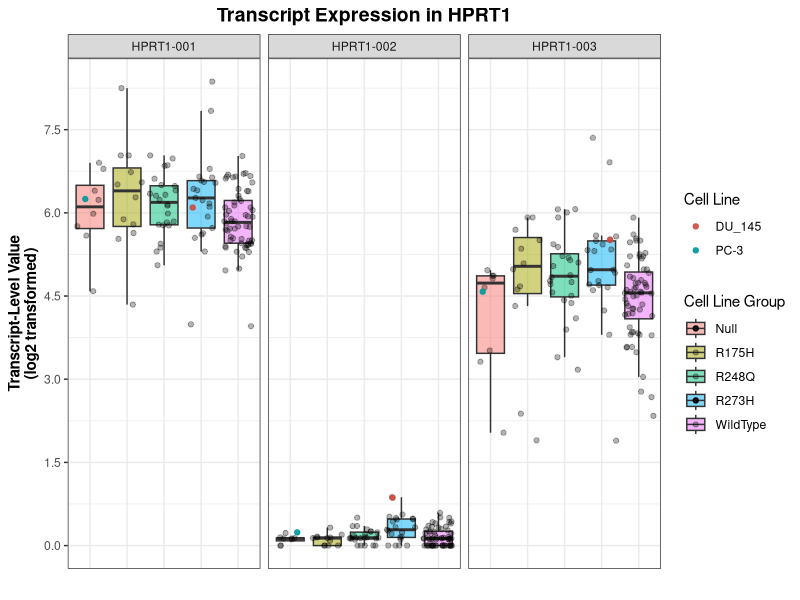
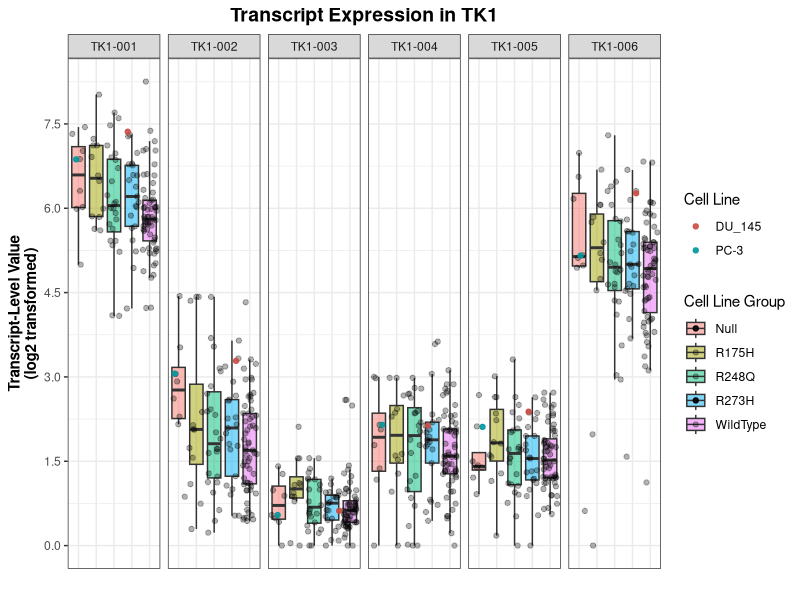
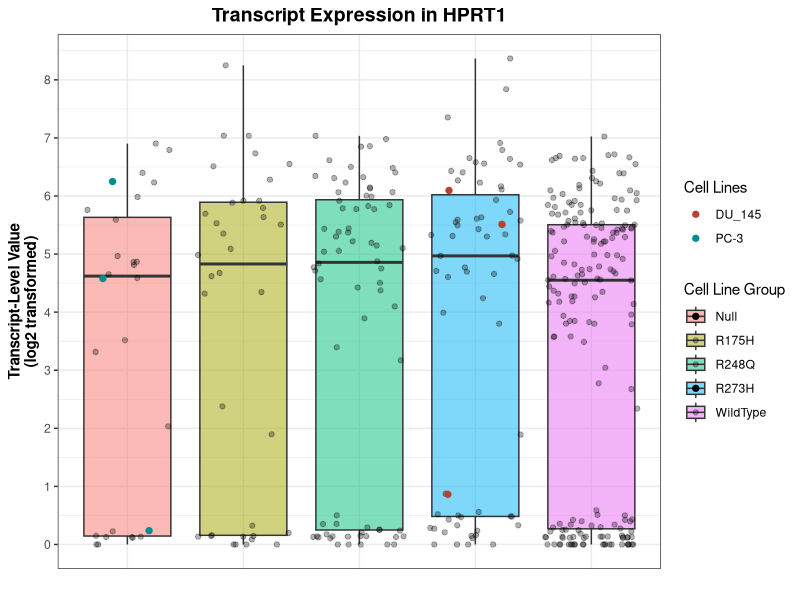
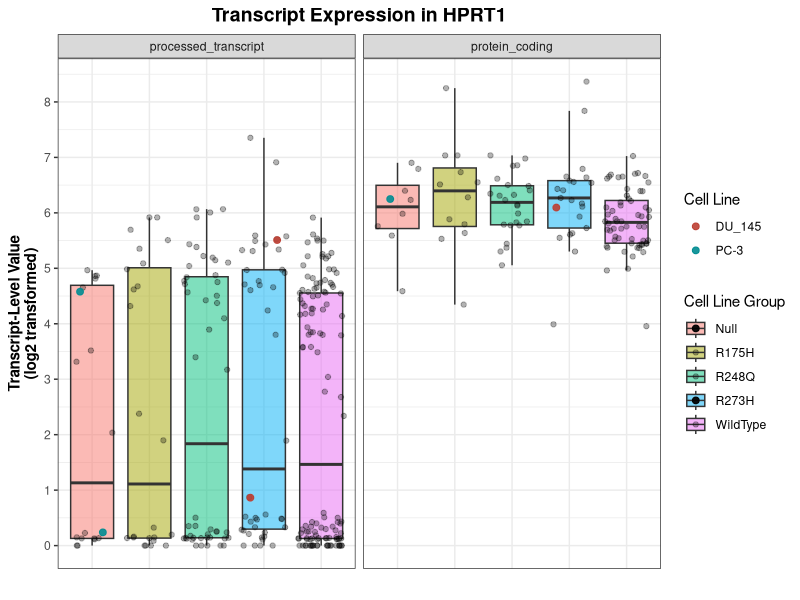
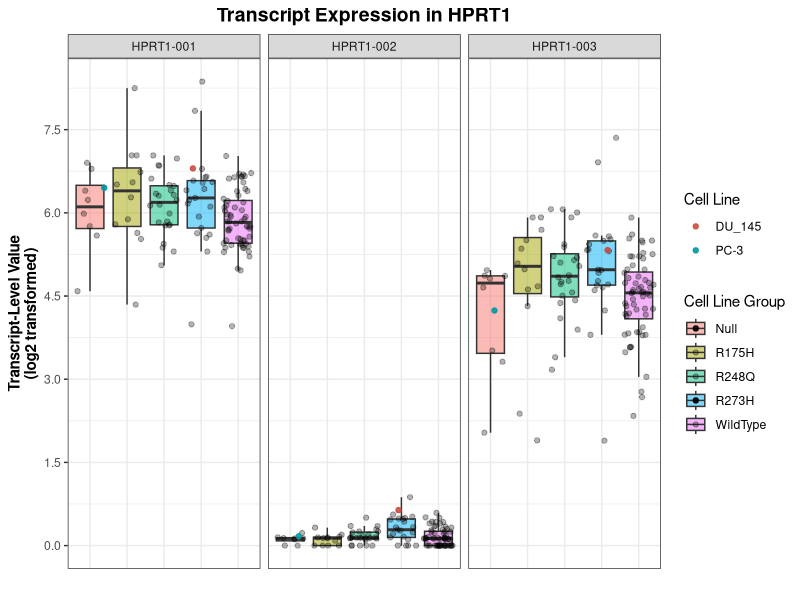
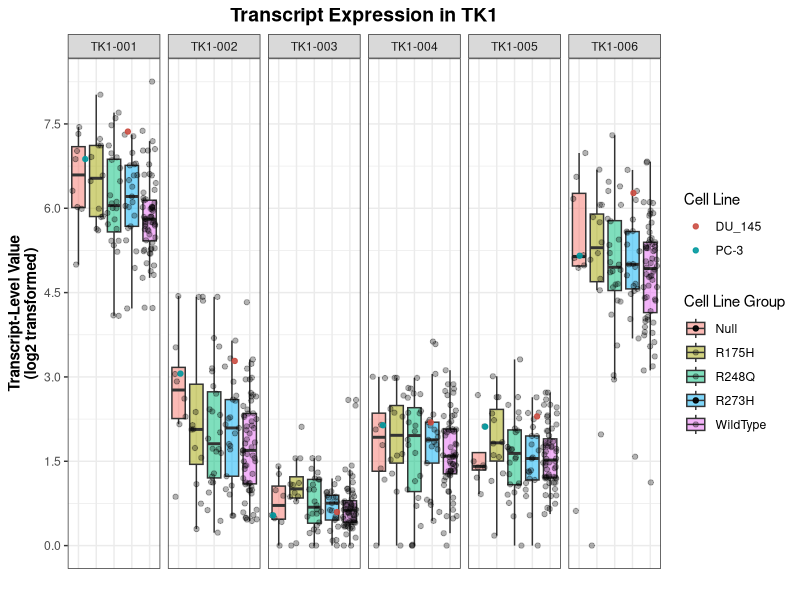
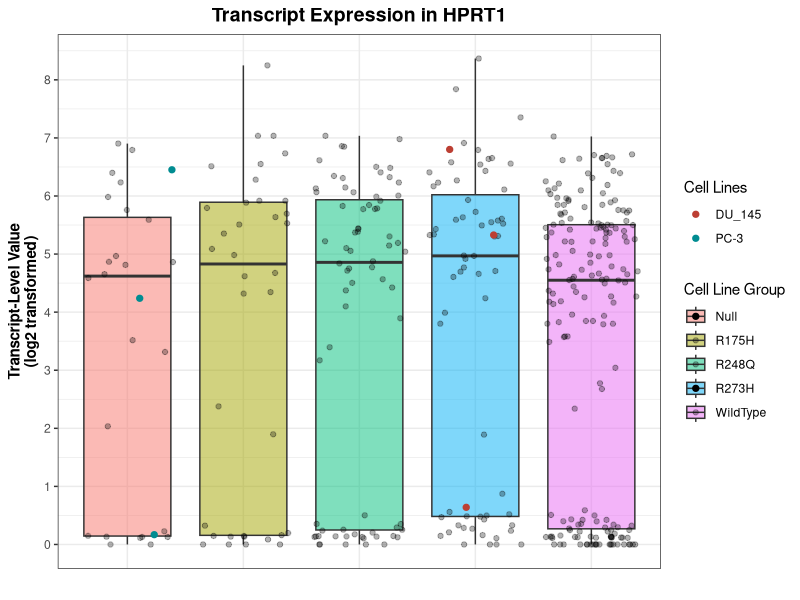

The R script that drew these images, in order: (Note: this script raises an error after producing the figures.)
## ---- chunk 1
library(rmarkdown)
library(tidyverse)
library(ggplot2)
library(dplyr)
require(readr)
library(knitr)
## ---- chunk 2
# Read trimmed data as dataframe
CCLE_data <- as.data.frame(read_tsv("./transcripts_HPRT1_TK1.tsv")) 

# log2 transform transcript expression values
CCLE_data[, "Value"] <- log2(CCLE_data[, "Value"] + 1)

# Function that filters data by transcript ID
filter_by_ID <- function(df, transcriptID) {
  filtered_data <- filter(df, TranscriptID == transcriptID)
  return(filtered_data)
}

# Create new dataframes based on gene and transcript ID
# HPRT1
HPRT1 <- filter(CCLE_data, Gene == "HPRT1")
transcripts_HPRT1 <- unique(HPRT1$TranscriptID)  # Get transcript IDs in HPRT1

for (transcript in transcripts_HPRT1) {
  new_df <- gsub("-", "_", transcript)
  assign(new_df, filter_by_ID(HPRT1, transcript))
}

# TK1
TK1 <- filter(CCLE_data, Gene == "TK1")
transcripts_TK1 <- unique(TK1$TranscriptID)  # Get transcript IDs in TK1

for (transcript in transcripts_TK1) {
  new_df <- gsub("-", "_", transcript)
  assign(new_df, filter_by_ID(TK1, transcript))
}
## ---- chunk 3
# HPRT1
HPRT1_av <- aov(Value ~ TranscriptID, data = HPRT1)
HPRT1_tukey <- TukeyHSD(HPRT1_av)

HPRT1_001_av <- aov(Value ~ Group, data = HPRT1_001)
HPRT1_001_tukey <- TukeyHSD(HPRT1_001_av)

HPRT1_002_av <- aov(Value ~ Group, data = HPRT1_002)
HPRT1_002_tukey <- TukeyHSD(HPRT1_002_av)

HPRT1_003_av <- aov(Value ~ Group, data = HPRT1_003)
HPRT1_003_tukey <- TukeyHSD(HPRT1_003_av)

# TK1
TK1_av <- aov(Value ~ TranscriptID, data = TK1)
TK1_tukey <- TukeyHSD(TK1_av)

TK1_001_av <- aov(Value ~ Group, data = TK1_001)
TK1_001_tukey <- TukeyHSD(TK1_001_av)

TK1_002_av <- aov(Value ~ Group, data = TK1_002)
TK1_002_tukey <- TukeyHSD(TK1_002_av)

TK1_003_av <- aov(Value ~ Group, data = TK1_003)
TK1_003_tukey <- TukeyHSD(TK1_003_av)

TK1_004_av <- aov(Value ~ Group, data = TK1_004)
TK1_004_tukey <- TukeyHSD(TK1_004_av)

TK1_005_av <- aov(Value ~ Group, data = TK1_005)
TK1_005_tukey <- TukeyHSD(TK1_005_av)

TK1_006_av <- aov(Value ~ Group, data = TK1_006)
TK1_006_tukey <- TukeyHSD(TK1_006_av)
## ---- chunk 4
options(scipen = 999) # Keep values in numeric form instead of scientific notation

# Function that extracts p-values from tukey tests comparing groups within each transcript ID
make_dataframe <- function(tukey_name, transcript) {
  df_name <- data.frame(tukey_name$Group)
  df_name <- cbind(rownames(df_name), data.frame(df_name, row.names = NULL))
  colnames(df_name)[1] <- "Group"
  colnames(df_name)[5] <- transcript
  df_name <- df_name[, c("Group", transcript)]
  return(df_name)
}

HPRT1_001_df <- make_dataframe(HPRT1_001_tukey, "HPRT1-001")
HPRT1_002_df <- make_dataframe(HPRT1_002_tukey, "HPRT1-002")
HPRT1_003_df <- make_dataframe(HPRT1_003_tukey, "HPRT1-003")

HPRT1_pvals <- list(HPRT1_001_df, HPRT1_002_df, HPRT1_003_df) %>% reduce(full_join, by = "Group")
write.table(HPRT1_pvals, file = "./HPRT1_transcript_pvals.tsv", sep = "\t", quote = FALSE, row.names = FALSE)

TK1_001_df <- make_dataframe(TK1_001_tukey, "TK1-001")
TK1_002_df <- make_dataframe(TK1_002_tukey, "TK1-002")
TK1_003_df <- make_dataframe(TK1_003_tukey, "TK1-003")
TK1_004_df <- make_dataframe(TK1_004_tukey, "TK1-004")
TK1_005_df <- make_dataframe(TK1_005_tukey, "TK1-005")
TK1_006_df <- make_dataframe(TK1_006_tukey, "TK1-006")

TK1_pvals <- list(TK1_001_df, TK1_002_df, TK1_003_df, TK1_004_df, TK1_005_df, TK1_006_df) %>% reduce(full_join, by = "Group")
write.table(TK1_pvals, file = "./TK1_transcript_pvals.tsv", sep = "\t", quote = FALSE, row.names = FALSE)
## ---- chunk 5
make_boxplot_combined <- function(dataframe, gene) {
  set.seed(101)
  ggplot(dataframe, aes(x = Group, y = Value, fill = Group)) +
  geom_boxplot(outlier.shape = NA, alpha = 0.5) +
  geom_jitter(alpha = 0.3) +
  geom_jitter(data = filter(dataframe, Cell_Line == "DU_145"), aes(colour = "DU_145"), alpha = 0.9) +
  geom_jitter(data = filter(dataframe, Cell_Line == "PC-3"), aes(colour = "PC-3"), alpha = 0.9) +
  scale_colour_hue(name = "Cell Line", l = 50) +
  scale_y_continuous(name = "Transcript-Level Value\n(log2 transformed)",
                     breaks = seq(0,10,1.5)) +
  scale_x_discrete(name = "") +
  ggtitle(paste("Transcript Expression in", gene)) +
  guides(fill = guide_legend(title = "Cell Line Group")) +
  theme_bw() +
  theme(plot.title = element_text(size = 14, face = "bold", hjust = 0.5),
        axis.title = element_text(face = "bold"),
        axis.ticks.x = element_blank(),
        axis.text.x = element_blank()) +
  facet_grid(. ~ TranscriptID)
}

print(make_boxplot_combined(HPRT1, "HPRT1"))
ggsave(file="HPRT1_all.pdf", width=8)
print(make_boxplot_combined(TK1, "TK1"))
ggsave(file="TK1_all.pdf", width=12)
## ---- chunk 6
# Make boxplot
set.seed(101)
ggplot(HPRT1, aes(x = Group, y = Value, fill = Group)) +
  geom_boxplot(outlier.shape = NA, alpha = 0.5) +
  geom_jitter(alpha = 0.3) +
  geom_jitter(data = filter(HPRT1, Cell_Line == "DU_145"), aes(colour = "DU_145"), size = 1.8, alpha = 1) +
  geom_jitter(data = filter(HPRT1, Cell_Line == "PC-3"), aes(colour = "PC-3"), size = 1.8, alpha = 1) +
  scale_colour_hue(name = "Cell Lines", l = 45) +
  scale_y_continuous(name = "Transcript-Level Value\n(log2 transformed)",
                     breaks = seq(0,10,1)) +
  scale_x_discrete(name = "") +
  ggtitle("Transcript Expression in HPRT1") +
  guides(fill = guide_legend(title = "Cell Line Group")) +
  theme_bw() +
  theme(plot.title = element_text(size = 14, face = "bold", hjust = 0.5),
        axis.title = element_text(face = "bold"),
        axis.ticks.x = element_blank(),
        axis.text.x = element_blank())

# Save plot to a pdf file
ggsave(file="HPRT1_combined.pdf", width=8)

# Do ANOVA and Tukey
HPRT1_combined_av <- aov(Value ~ Group, data = HPRT1)
HPRT1_combined_tukey <- TukeyHSD(HPRT1_combined_av)

# Extract p-values from HPRT1_combined_tukey (which compares groups in HPRT1 to each other) and write to a new file
HPRT1_combined_df <- data.frame(HPRT1_combined_tukey$Group)
HPRT1_combined_df <- cbind(rownames(HPRT1_combined_df), data.frame(HPRT1_combined_df, row.names = NULL))
colnames(HPRT1_combined_df)[1] <- "Group"
HPRT1_combined_df <- HPRT1_combined_df[,c("Group", "p.adj")]
write.table(HPRT1_combined_df, file = "./HPRT1_combined_pvals.tsv", sep = "\t", quote = FALSE, row.names = FALSE)
## ---- chunk 7
# Do ANOVA and Tukey
HPRT1_combined_av <- aov(Value ~ Group, data = HPRT1)
HPRT1_combined_tukey <- TukeyHSD(HPRT1_combined_av)

# Extract p-values from HPRT1_combined_tukey (which compares groups in HPRT1 to each other) and write to a new file
HPRT1_combined_df <- data.frame(HPRT1_combined_tukey$Group)
HPRT1_combined_df <- cbind(rownames(HPRT1_combined_df), data.frame(HPRT1_combined_df, row.names = NULL))
colnames(HPRT1_combined_df)[1] <- "Group"
HPRT1_combined_df <- HPRT1_combined_df[,c("Group", "p.adj")]
write.table(HPRT1_combined_df, file = "./HPRT1_combined_pvals.tsv", sep = "\t", quote = FALSE, row.names = FALSE)
## ---- chunk 8
# Make boxplot
set.seed(101)
ggplot(HPRT1, aes(x = Group, y = Value, fill = Group)) +
  geom_boxplot(outlier.shape = NA, alpha = 0.5) +
  geom_jitter(alpha = 0.3) +
  geom_jitter(data = filter(HPRT1, Cell_Line == "DU_145"), aes(colour = "DU_145"), size = 2, alpha = 0.9) +
  geom_jitter(data = filter(HPRT1, Cell_Line == "PC-3"), aes(colour = "PC-3"), size = 2, alpha = 0.9) +
  scale_colour_hue(name = "Cell Line", l = 45) +
  scale_y_continuous(name = "Transcript-Level Value\n(log2 transformed)",
                     breaks = seq(0,10,1)) +
  scale_x_discrete(name = "") +
  ggtitle("Transcript Expression in HPRT1") +
  guides(fill = guide_legend(title = "Cell Line Group")) +
  theme_bw() +
  theme(plot.title = element_text(size = 14, face = "bold", hjust = 0.5),
        axis.title = element_text(face = "bold"),
        axis.ticks.x = element_blank(),
        axis.text.x = element_blank()) +
  facet_grid(. ~ TranscriptType)

# Do ANOVA and Tukey
HPRT1_processed_av <- aov(Value ~ Group, data = HPRT1_processed)
HPRT1_processed_tukey <- TukeyHSD(HPRT1_processed_av)

HPRT1_protein_av <- aov(Value ~ Group, data = HPRT1_protein)
HPRT1_protein_tukey <- TukeyHSD(HPRT1_protein_av)

# Extract p-values from HPRT1_combined_tukey (which compares groups in HPRT1 to each other) and write to a new file
HPRT1_processed_df <- make_dataframe(HPRT1_processed_tukey, "HPRT1_processed_transcript")
HPRT1_protein_df <- make_dataframe(HPRT1_protein_tukey, "HPRT1_protein_coding")

HPRT1_pvals <- list(HPRT1_processed_df, HPRT1_protein_df) %>% reduce(full_join, by = "Group")
write.table(HPRT1_pvals, file = "./HPRT1_transcript_types_pvals.tsv", sep = "\t", quote = FALSE, row.names = FALSE)

## ---- chunk 9
make_boxplot_ind <- function(dataframe, transcript, type, break_size) {
  set.seed(101)
  ggplot(dataframe, aes(x = Group, y = Value, fill = Group)) +
  geom_boxplot(outlier.shape = NA, alpha = 0.5) +
  geom_jitter(alpha=0.3) +
  geom_jitter(data = filter(dataframe, Cell_Line == "DU_145"), aes(colour = "DU_145"), alpha = 0.9) +
  geom_jitter(data = filter(dataframe, Cell_Line == "PC-3"), aes(colour = "PC-3"), alpha = 0.9) +
  scale_colour_hue(name = "Cell Lines", l = 40) +
  scale_y_continuous(name = "Transcript-Level Value\n(log2 transformed)",
                     breaks = seq(0,10,break_size)) +
  scale_x_discrete(name = "") +
  ggtitle(paste(transcript, " Transcript Expression (", type, ")", sep = "")) +
  guides(fill = guide_legend(title = "Cell Line Group")) +
  theme_bw() +
  theme(plot.title = element_text(size = 14, face = "bold", hjust = 0.5),
        axis.title = element_text(face = "bold"),
        axis.ticks.x = element_blank(),
        axis.text.x = element_blank())
}

print(make_boxplot_ind(HPRT1_001, "HPRT1-001", "Protein Coding", 0.5))
ggsave(file="HPRT1_001.pdf", width=6.5)
print(make_boxplot_ind(HPRT1_002, "HPRT1-002", "Processed Transcript", 0.25))
ggsave(file="HPRT1_002.pdf", width=6.5)
print(make_boxplot_ind(HPRT1_003, "HPRT1-003", "Processed Transcript", 0.5))
ggsave(file="HPRT1_003.pdf", width=6.5)


print(make_boxplot_ind(TK1_001, "TK1-001", "Protein Coding", 0.5))
ggsave(file="TK1_001.pdf", width=6.5)
print(make_boxplot_ind(TK1_002, "TK1-002", "Protein Coding", 0.5))
ggsave(file="TK1_002.pdf", width=6.5)
print(make_boxplot_ind(TK1_003, "TK1-003", "Retained Intron", 0.5))
ggsave(file="TK1_003.pdf", width=6.5)
print(make_boxplot_ind(TK1_004, "TK1-004", "Protein Coding", 0.5))
ggsave(file="TK1_004.pdf", width=6.5)
print(make_boxplot_ind(TK1_005, "TK1-005", "Protein Coding", 0.5))
ggsave(file="TK1_005.pdf", width=6.5)
print(make_boxplot_ind(TK1_006, "TK1-006", "Protein Coding", 1.5))
ggsave(file="TK1_006.pdf", width=6.5)

# save_pdf <- function(subtype, gene) {
#   file_name <- paste(, sep="")
#   ggsave(file_name, width=6.5)
# }
